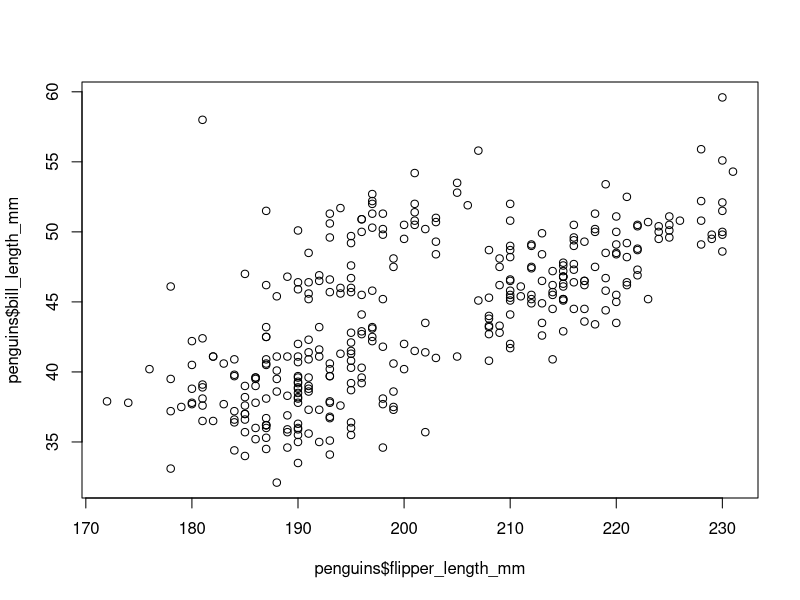

This figure's R source:
## ---- chunk 1
knitr::opts_chunk$set(echo = TRUE)
## ---- chunk 2
library(palmerpenguins)
head(penguins)
head(penguins_raw)
## ---- chunk 3
plot(penguins$bill_length_mm ~ penguins$flipper_length_mm)
